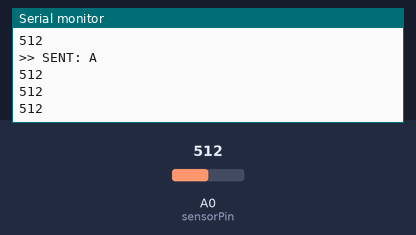
Bench run of a sketch on a simulated Arduino Uno R4 WiFi. Parts: the last lines printed to the serial monitor. The inputs (shaded band) are chosen by the test bench; at power-on: A0 (sensorPin) = 512. WiFi joins after 1.5 s; servers stay silent unless stated.

Above: at 2.7 s.
2.8 s: A0 (sensorPin) set to 716
At 3.13 s:
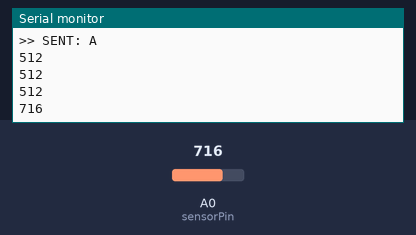
4.3 s: A0 (sensorPin) set to 900
At 4.53 s:
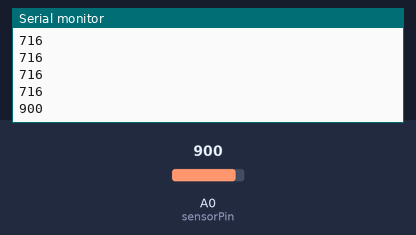
Timing chart, 0 to 7.3 s (numbered marks = the images above; inputs shaded):
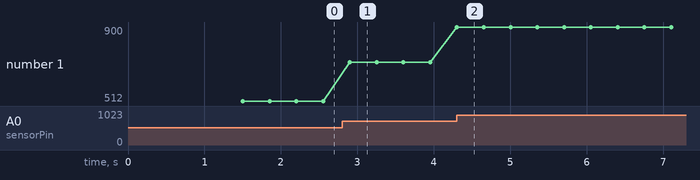

The sketch:

SensorModule.ino
```cpp
#include <WiFiS3.h>  // UNO R4 WiFi용 라이브러리

const char* ssid = "makerspace hall";
const char* password = "makerspace1010!";
const char* serverIP = "192.168.50.110"; // 마스터 보드의 IP
const int serverPort = 80;

const int sensorPin = A0;
const int TH = 500;
const int HYSTERESIS = 60;
bool above = false;
int sensorData;
bool state;


WiFiClient client;

void setup() {
  Serial.begin(9600);
  WiFi.begin(ssid, password);

  while (WiFi.status() != WL_CONNECTED) {
    delay(1000);
    Serial.println("Connecting to WiFi...");
  }

  Serial.println("Connected!");
}

void loop() {
  sensorData = analogRead(sensorPin);  // 센서값 예시
  Serial.println(sensorData);
  setprintstate();

  if (client.connect(serverIP, serverPort)) {
    // HTTP GET 요청 전송
    client.print("GET /data?value=");
    //client.print(sensorData);
    printtoclient2();
    client.println(" HTTP/1.1");
    client.print("Host: ");
    client.println(serverIP);
    client.println("Connection: close");
    client.println();


    client.stop();
  } else {
    Serial.println("Connection failed");
  }

  delay(150);  // 주기적 전송
}

void printtoclient(){
  if(!above && sensorData >= TH){
    client.print(1);
    Serial.println(">> SENT: A");
    above = true;
  }else{
    client.print(0);
  }
  if(above && sensorData <= TH - HYSTERESIS){
    above = false;
  }
}

void printtoclient2(){
  if(state == true){
    client.print(1);
    Serial.println(">> SENT: A");
  }else{
    client.print(0);
  }
}

void setprintstate(){
  if(!above && sensorData >= TH){
    state = true;
    above = true;
  }else{
    state = false;
  }
  if(above && sensorData <= TH - HYSTERESIS){
    above = false;
  }
}
```

Measured:
- after the input at 2.8 s, the serial monitor: prints a new line after 0.10 s (image 1)
- after the input at 4.3 s, the serial monitor: prints a new line at once (image 2)
- plotted number 1: 512 → 716 after the input at 2.8 s, 716 → 900 after the input at 4.3 s
